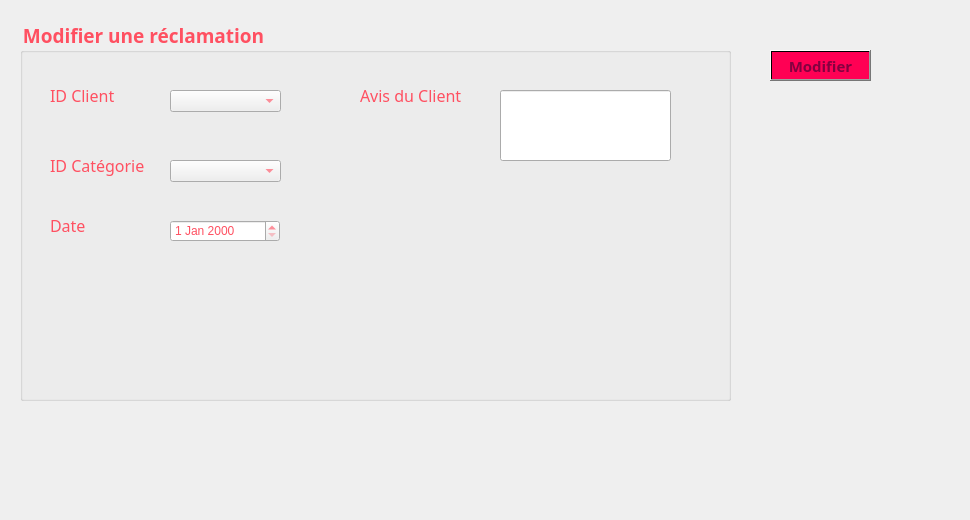
     <widget class="QWidget" name="tab_reclamation_6">
      <attribute name="title">
       <string>Modifier</string>
      </attribute>
      <widget class="QGroupBox" name="groupBox_reclamation_2">
       <property name="geometry">
        <rect>
         <x>20</x>
         <y>20</y>
         <width>711</width>
         <height>381</height>
        </rect>
       </property>
       <property name="font">
        <font>
         <family>Lucida Calligraphy</family>
         <pointsize>14</pointsize>
         <weight>75</weight>
         <bold>true</bold>
        </font>
       </property>
       <property name="styleSheet">
        <string notr="true">color: rgb(255, 80, 97);
</string>
       </property>
       <property name="title">
        <string>Modifier une réclamation</string>
       </property>
       <widget class="QLabel" name="label_reclamation_22">
        <property name="geometry">
         <rect>
          <x>30</x>
          <y>130</y>
          <width>171</width>
          <height>31</height>
         </rect>
        </property>
        <property name="font">
         <font>
          <family>Lucida Calligraphy</family>
          <pointsize>12</pointsize>
         </font>
        </property>
        <property name="text">
         <string>ID Catégorie</string>
        </property>
       </widget>
       <widget class="QDateEdit" name="dateEdit_reclamation_2">
        <property name="geometry">
         <rect>
          <x>150</x>
          <y>200</y>
          <width>110</width>
          <height>22</height>
         </rect>
        </property>
       </widget>
       <widget class="QLabel" name="label_reclamation_24">
        <property name="geometry">
         <rect>
          <x>30</x>
          <y>60</y>
          <width>171</width>
          <height>31</height>
         </rect>
        </property>
        <property name="font">
         <font>
          <family>Lucida Calligraphy</family>
          <pointsize>12</pointsize>
         </font>
        </property>
        <property name="text">
         <string>ID Client</string>
        </property>
       </widget>
       <widget class="QLabel" name="label_reclamation_25">
        <property name="geometry">
         <rect>
          <x>30</x>
          <y>190</y>
          <width>171</width>
          <height>31</height>
         </rect>
        </property>
        <property name="font">
         <font>
          <family>Lucida Calligraphy</family>
          <pointsize>12</pointsize>
         </font>
        </property>
        <property name="text">
         <string>Date</string>
        </property>
       </widget>
       <widget class="QLabel" name="label_reclamation_26">
        <property name="geometry">
         <rect>
          <x>340</x>
          <y>60</y>
          <width>171</width>
          <height>31</height>
         </rect>
        </property>
        <property name="font">
         <font>
          <family>Lucida Calligraphy</family>
          <pointsize>12</pointsize>
         </font>
        </property>
        <property name="text">
         <string>Avis du Client</string>
        </property>
       </widget>
       <widget class="QLineEdit" name="LineEdit_reclamation_3">
        <property name="geometry">
         <rect>
          <x>480</x>
          <y>70</y>
          <width>171</width>
          <height>71</height>
         </rect>
        </property>
       </widget>
       <widget class="QComboBox" name="comboBox_reclamation_3">
        <property name="geometry">
         <rect>
          <x>150</x>
          <y>140</y>
          <width>111</width>
          <height>22</height>
         </rect>
        </property>
       </widget>
       <widget class="QComboBox" name="comboBox_reclamation_4">
        <property name="geometry">
         <rect>
          <x>150</x>
          <y>70</y>
          <width>111</width>
          <height>22</height>
         </rect>
        </property>
       </widget>
      </widget>
      <widget class="QPushButton" name="pushButton_2">
       <property name="geometry">
        <rect>
         <x>770</x>
         <y>50</y>
         <width>101</width>
         <height>31</height>
        </rect>
       </property>
       <property name="font">
        <font>
         <family>Lucida Calligraphy</family>
         <pointsize>11</pointsize>
         <weight>75</weight>
         <bold>true</bold>
        </font>
       </property>
       <property name="styleSheet">
        <string notr="true">background-color: qlineargradient(spread:pad, x1:1, y1:0, x2:1, y2:0, stop:0.919598 rgba(255, 0, 84, 255), stop:0.98 rgba(0, 0, 0, 255), stop:1 rgba(235, 148, 61, 255));
color: rgb(132, 1, 64);</string>
       </property>
       <property name="text">
        <string>Modifier</string>
       </property>
      </widget>
      <widget class="QLabel" name="label_reclamation_6">
       <property name="geometry">
        <rect>
         <x>-20</x>
         <y>-10</y>
         <width>961</width>
         <height>511</height>
        </rect>
       </property>
       <property name="text">
        <string/>
       </property>
       <property name="pixmap">
        <pixmap>../../../../../../Downloads/155296947_507314950275690_225535330781415924_n.jpg</pixmap>
       </property>
      </widget>
      <zorder>label_reclamation_6</zorder>
      <zorder>groupBox_reclamation_2</zorder>
      <zorder>pushButton_2</zorder>
     </widget>
